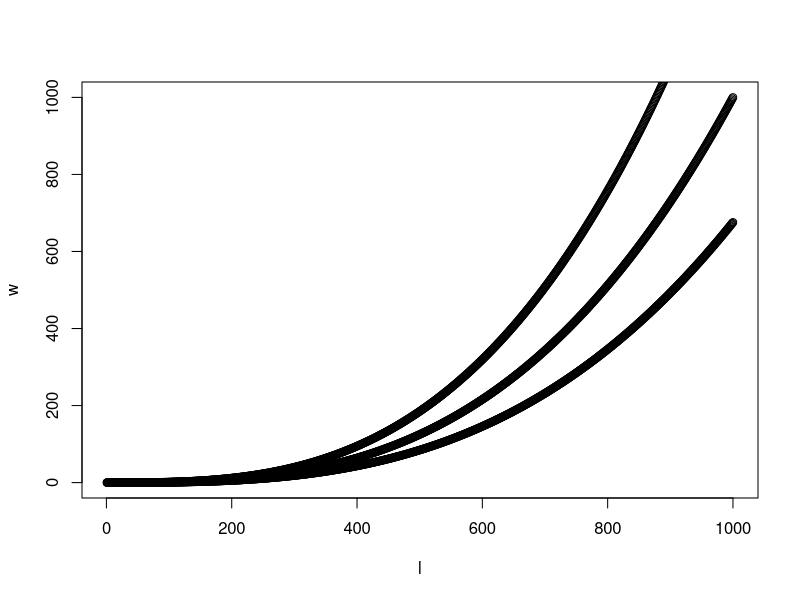
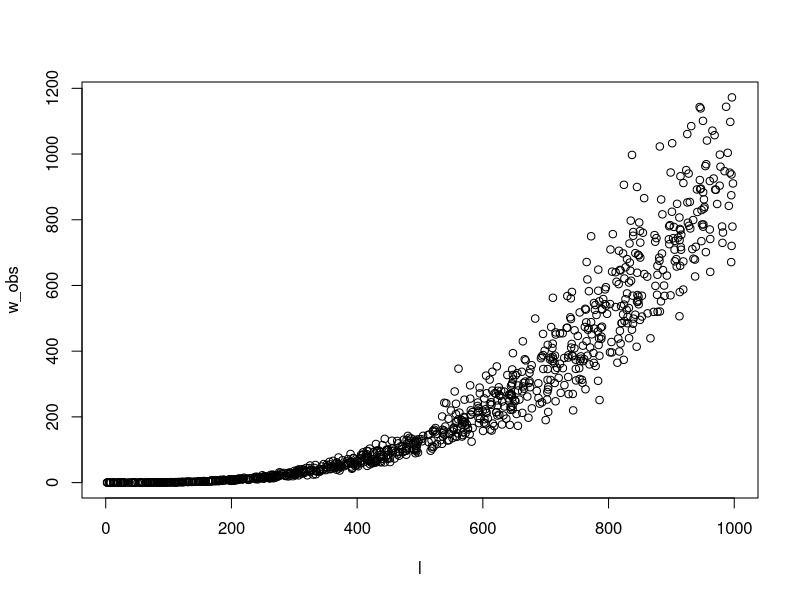

Here is the R script that generated these plots, in order:
### prediction uncertainty


a=0.000001
b=3
er=0.2
l<-c(1:1000)
w<- a*l^b


plot(l,w)
 
low<-qlnorm(0.025,log(w),er)
high<-qlnorm(0.975,log(w),er)
points(l,low)
points(l,high)




l<-runif(1000,1,1000)
w_obs<-rlnorm(length(l),log(a*l^b),er)
plot(l,w_obs)
dat<-data.frame(l=l, w_obs=w_obs)
fit<- lm(log(w_obs)~log(l))

exp(predict(fit,data.frame(l=400),interval = "predict"))

qlnorm(0.025,log(a*400^b),er)



